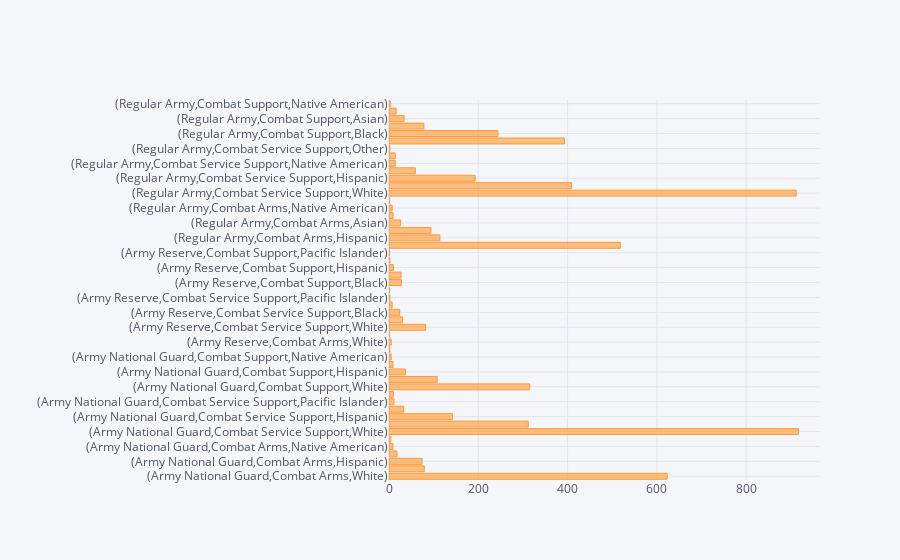

Source (notebook cell):
### Code cell
data.groupby(["Component",
              "Branch"])["DODRace"].value_counts().iplot(kind="barh")

### Figure 1 — Plotly figure (JSON) as saved in the notebook; plotly's stock layout.template omitted (floating-point values rounded to 4 significant figures)
{"data": [{"marker": {"color": "rgba(255, 153, 51, 0.6)", "line": {"color": "rgba(255, 153, 51, 1.0)", "width": 1}}, "name": "DODRace", "orientation": "h", "text": "", "type": "bar", "x": [623, 79, 74, 18, 9, 4, 917, 312, 142, 33, 11, 10, 315, 108, 37, 9, 5, 2, 5, 1, 82, 30, 24, 7, 2, 1, 28, 27, 10, 2, 1, 518, 114, 94, 26, 9, 7, 1, 912, 409, 193, 59, 14, 14, 2, 393, 244, 78, 34, 16, 3], "y": ["(Army National Guard,Combat Arms,White)", "(Army National Guard,Combat Arms,Black)", "(Army National Guard,Combat Arms,Hispanic)", "(Army National Guard,Combat Arms,Asian)", "(Army National Guard,Combat Arms,Native American)", "(Army National Guard,Combat Arms,Pacific Islander)", "(Army National Guard,Combat Service Support,White)", "(Army National Guard,Combat Service Support,Black)", "(Army National Guard,Combat Service Support,Hispanic)", "(Army National Guard,Combat Service Support,Asian)", "(Army National Guard,Combat Service Support,Pacific Islander)", "(Army National Guard,Combat Service Support,Native American)", "(Army National Guard,Combat Support,White)", "(Army National Guard,Combat Support,Black)", "(Army National Guard,Combat Support,Hispanic)", "(Army National Guard,Combat Support,Asian)", "(Army National Guard,Combat Support,Native American)", "(Army National Guard,Combat Support,Pacific Islander)", "(Army Reserve,Combat Arms,White)", "(Army Reserve,Combat Arms,Hispanic)", "(Army Reserve,Combat Service Support,White)", "(Army Reserve,Combat Service Support,Hispanic)", "(Army Reserve,Combat Service Support,Black)", "(Army Reserve,Combat Service Support,Asian)", "(Army Reserve,Combat Service Support,Pacific Islander)", "(Army Reserve,Combat Service Support,Native American)", "(Army Reserve,Combat Support,Black)", "(Army Reserve,Combat Support,White)", "(Army Reserve,Combat Support,Hispanic)", "(Army Reserve,Combat Support,Asian)", "(Army Reserve,Combat Support,Pacific Islander)", "(Regular Army,Combat Arms,White)", "(Regular Army,Combat Arms,Hispanic)", "(Regular Army,Combat Arms,Black)", "(Regular Army,Combat Arms,Asian)", "(Regular Army,Combat Arms,Pacific Islander)", "(Regular Army,Combat Arms,Native American)", "(Regular Army,Combat Arms,Other)", "(Regular Army,Combat Service Support,White)", "(Regular Army,Combat Service Support,Black)", "(Regular Army,Combat Service Support,Hispanic)", "(Regular Army,Combat Service Support,Asian)", "(Regular Army,Combat Service Support,Native American)", "(Regular Army,Combat Service Support,Pacific Islander)", "(Regular Army,Combat Service Support,Other)", "(Regular Army,Combat Support,White)", "(Regular Army,Combat Support,Black)", "(Regular Army,Combat Support,Hispanic)", "(Regular Army,Combat Support,Asian)", "(Regular Army,Combat Support,Pacific Islander)", "(Regular Army,Combat Support,Native American)"]}], "layout": {"legend": {"bgcolor": "#F5F6F9", "font": {"color": "#4D5663"}}, "paper_bgcolor": "#F5F6F9", "plot_bgcolor": "#F5F6F9", "title": {"font": {"color": "#4D5663"}}, "xaxis": {"gridcolor": "#E1E5ED", "showgrid": true, "tickfont": {"color": "#4D5663"}, "title": {"font": {"color": "#4D5663"}, "text": ""}, "zerolinecolor": "#E1E5ED"}, "yaxis": {"gridcolor": "#E1E5ED", "showgrid": true, "tickfont": {"color": "#4D5663"}, "title": {"font": {"color": "#4D5663"}, "text": ""}, "zerolinecolor": "#E1E5ED"}}}
